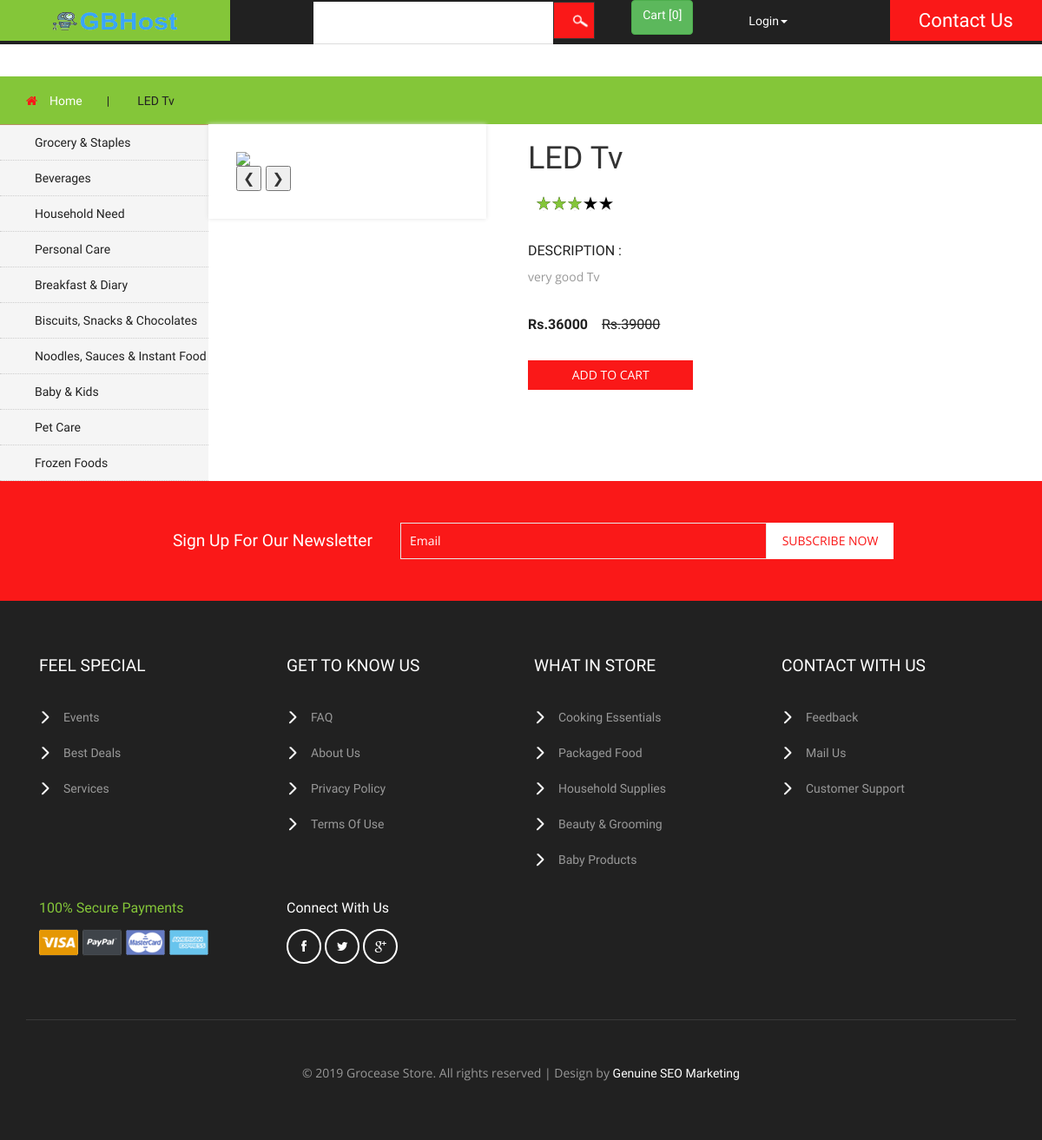
The page /product.php?pid=8 on the database its author committed.
### tables this page shows
CREATE TABLE `product` (
  `p_id` int(30) NOT NULL,
  `b_id` int(30) NOT NULL,
  `pname` varchar(80) NOT NULL,
  `mrp` int(20) NOT NULL,
  `selling_price` int(20) NOT NULL,
  `quantity` int(20) NOT NULL,
  `category` varchar(30) NOT NULL,
  `s_cat_id` int(11) NOT NULL,
  `brand` varchar(20) NOT NULL,
  `pdesc` varchar(500) NOT NULL,
  `img1` varchar(200) DEFAULT NULL,
  `img2` varchar(200) DEFAULT NULL
);

### product.php (the view, shortened to what this page needs)
<?php
require("conn.php");
require('pages/product_adding_deleting.php');
$pid=$_GET['pid'];
$product_fetch = mysqli_query($query, "SELECT * FROM product WHERE p_id = '$pid' ");
$product_result = mysqli_fetch_array($product_fetch);
$pname = $product_result['pname'];
$pdesc=$product_result['pdesc'];
$mrp=$product_result['mrp'];
$sprice=$product_result['selling_price'];
$img1=$product_result['img1'];
?>
<!DOCTYPE html>
<html>
<head>
<link href="css/bootstrap.css" rel="stylesheet" type="text/css" media="all" />
<link href="css/style.css" rel="stylesheet" type="text/css" media="all" />
<link href="css/search.css" rel="stylesheet" type="text/css" media="all" />
<link href="css/font-awesome.css" rel="stylesheet" type="text/css" media="all" />
</head>
<body>
<?php
if(isset($_SESSION['uid']))
{
    $uid=$_SESSION['uid'];
    $uname=$_SESSION['uname'];
	$cart_item_fetch=mysqli_query($query,"select * from cart where uid='$uid'");
	$items=0;
	while($cart_item=mysqli_fetch_array($cart_item_fetch))
	{
	    $cart_quantity=$cart_item['quantity'];
		$items=$items+$cart_quantity;
	}
?>
	<div class="agileits_header">
		<div class="w3l_offers">
		<a href="index.php"><img src="logo.png" alt="Grocease Logo" height="25px" width="150px"></a>
		</div>
				<div class="w3l_search dropdown">
			<form action="pages/search.php" method="post">
				<input type="text" name="product" class="search" id="myInput" onkeyup="filterFunction()" onclick="myFunction()" autocomplete="off" required>
				<input type="submit" value="" name="submit">
			</form>
			        <div id="myDropdown" class="dropdown-content display">
                     </div>
	        </div>
            <a href="cart.php" class="product_list_header btn btn-success" style="min-height:40px;">Cart [<?php echo $items; ?>]</a>
        <div class="w3l_header_right">
			<ul>
				<li class="dropdown profile_details_drop">
					<a href="#" class="dropdown-toggle" data-toggle="dropdown" style="font-size:12px">Hello <?php for($len=0;$len<8;$len++){ echo $uname[$len]; } echo ".."; ?><span class="caret"></span></a>
					<div class="mega-dropdown-menu">
						<div class="w3ls_vegetables">
							<ul class="dropdown-menu drp-mnu">
							    <li><a href="usr_profile.php">My Profile</a></li>
                                <li><a href="my-orders.php">My Orders</a></li>
								<li><a href="submit/logout.php">Logout</a></li>
							</ul>
						</div>
					</div>
				</li>
			</ul>
		</div>
		<div class="w3l_header_right1">
			<h2><a href="mail.php" class"btn btn-sm" role="button">Contact Us</a></h2>
		</div>
		<div class="clearfix"> </div>
	</div>
	<script>
	$(document).ready(function() {
		 var navoffeset=$(".agileits_header").offset().top;
		 $(window).scroll(function(){
			var scrollpos=$(window).scrollTop();
			if(scrollpos >=navoffeset){
				$(".agileits_header").addClass("fixed");
			}else{
				$(".agileits_header").removeClass("fixed");
			}
		 });
	});
	</script>
	<script>
/*When the user clicks on the button,
toggle between hiding and showing the dropdown content */
function myFunction() {
  document.getElementById("myDropdown").classList.toggle("show");
}
function filterFunction() {
  var input, filter, ul, li, a, i;
  input = document.getElementById("myInput");
  filter = input.value.toUpperCase();
  div = document.getElementById("myDropdown");
  a = div.getElementsByTagName("a");
  for (i = 0; i < a.length; i++) {
    txtValue = a[i].textContent || a[i].innerText;
    if (txtValue.toUpperCase().indexOf(filter) > -1) {
      a[i].style.display = "";
    } else {
      a[i].style.display = "none";
    }
  }
}
</script>
	<div class="logo_products">
		<div class="container">
			<div class="w3ls_logo_products_left">
			</div>
			<div class="w3ls_logo_products_left1">
			</div>
		</div>
	</div>
	<script>
$(document).ready(function(){
    $(".dropdown").hover(
        function() {
            $('.dropdown-menu', this).stop( true, true ).slideDown("fast");
            $(this).toggleClass('open');
        },
        function() {
            $('.dropdown-menu', this).stop( true, true ).slideUp("fast");
            $(this).toggleClass('open');
        }
    );
});
</script>
<?php
}
else
{
?>
<div class="agileits_header">
		<div class="w3l_offers">
		<a href="index.php"><img src="logo.png" alt="Grocease Logo" height="25px" width="150px"></a>
		</div>
		<div class="w3l_search dropdown">
			<form action="pages/search.php" method="post">
				<input type="text" name="product" class="search" id="myInput" onkeyup="filterFunction()" onclick="myFunction()" autocomplete="off" required>
				<input type="submit" value="" name="submit">
			</form>
	        </div>
		<a href="cart.php" class="product_list_header btn btn-success" style="min-height:40px;">Cart [0]</a>
		<div class="w3l_header_right">
			<ul>
				<li class="dropdown profile_details_drop">
					<a href="#" class="dropdown-toggle" data-toggle="dropdown">Login<span class="caret"></span></a>
				</li>
			</ul>
		</div>
		<div class="w3l_header_right1">
			<h2><a href="mail.php" class"btn btn-sm" role="button">Contact Us</a></h2>
		</div>
	</div>
	 <div class="logo_products">
		<div class="container">
		</div>
	</div>
    <?php
}
	?>
	<div class="products-breadcrumb">
		<div class="container">
			<ul>
			  <li><i class="fa fa-home" aria-hidden="true"></i><a href="index.php">Home</a><span>|</span></li>
				<li><?php echo $pname; ?></li>
			</ul>
		</div>
	</div>
<div class="banner">
		<div class="w3l_banner_nav_left">
			<nav class="navbar nav_bottom">
				<div class="collapse navbar-collapse" id="bs-megadropdown-tabs">
				<form action="category.php" method="get">
					<ul class="nav navbar-nav nav_1">
						<li><a href="category.php?category=Grocery+%26+Staples">Grocery & Staples</a></li>
						<li><a href="category.php?category=Beverages">Beverages</a></li>
						<li><a href="category.php?category=Household+Need">Household Need</a></li>
						<li><a href="category.php?category=Personal+Care">Personal Care</a></li>
						<li><a href="category.php?category=Breakfast+%26+Diary">Breakfast & Diary</a></li>
						<li><a href="category.php?category=Biscuits, Snacks+%26+Chocolates">Biscuits, Snacks & Chocolates</a></li>
						<li><a href="category.php?category=Noodles, Sauces+%26+Instant Food">Noodles, Sauces & Instant Food</a></li>
						<li><a href="category.php?category=Baby+%26+Kids">Baby & Kids</a></li>
						<li><a href="category.php?category=Pet+Care">Pet Care</a></li>
						<li><a href="category.php?category=Frozen+Foods">Frozen Foods</a></li>
					</ul>
					</form>
				 </div>
		  </nav>
		</div>
		<div class="w3l_banner_nav_right">
			<div>
				<div class="col-md-4 agileinfo_single_left">
				<img class="mySlides img-responsive" src="product_image/<?php echo $pid?>/<?php echo $img1;?>">
                <button class="w3-button w3-display-left" onclick="plusDivs(-1)">&#10094;</button>
                <button class="w3-button w3-display-right" onclick="plusDivs(+1)">&#10095;</button>
				</div>
				<div class="col-md-8 agileinfo_single_right">
				  <h1 style="margin-top: 20px;"><?php echo $pname; ?></h1></br>
					<div class="rating1">
						<span class="starRating">
							<label for="rating5">5</label>
							<label for="rating4">4</label>
							<label for="rating3">3</label>
							<label for="rating2">2</label>
							<label for="rating1">1</label>
					  </span>
				  </div>
					<div class="w3agile_description" style="word-break: break-all;">
						<h4>Description :</h4>
						<p><?php echo $pdesc; ?></p>
					</div>
					<div class="snipcart-item block">
						<div class="snipcart-thumb agileinfo_single_right_snipcart">
							<h4>Rs.<?php echo $sprice; ?><span>Rs.<?php echo $mrp; ?></span></h4>
						</div>
						<div class="snipcart-details agileinfo_single_right_details">
						  <form action="" method="post">
							<fieldset>
								<?php										if($product_result['quantity']<1)
								{
								?>
									<input type="button" style="background-color:black;" name="add_to_cart" value="Out of Stock" class="button" />
								<?php
								}
								else
								{
													    $pid=$product_result['p_id'];
													    $cart_product_plus_minus_fetch=mysqli_query($query,"select * from cart where uid='$uid' and p_id='$pid'");
                                                    	$cart_product_plus_minus_result=mysqli_fetch_array($cart_product_plus_minus_fetch);
													    if($cart_product_plus_minus_result['quantity']!=null  && isset($_SESSION['uid']))
													    {
													?>
													        <input type="hidden" name="pid" value="<?php echo $product_result['p_id']; ?>" />
												            <input type="hidden" name="quantity" value="1" />
													        <input type="hidden" name="cart_quantity_minus" value="<?php echo $cart_product_plus_minus_result['quantity']; ?>" />
													       <div class="center">
													        <div class="input-group">
                                                                <span class="input-group-btn">
                                                                 <button type="submit" name="reduce_one_from_cart" class="btn btn-danger btn-number"  data-type="minus" data-field="quant[2]">
                                                                 <span class="glyphicon glyphicon-minus"></span>
                                                                 </button>
                                                                </span>
                                                                  <?php echo $cart_product_plus_minus_result['quantity']; ?>
                                                                  <span class="input-group-btn">
                                                                 <button type="submit" name="add_to_cart" class="btn btn-success btn-number" data-type="plus" data-field="quant[2]">
                                                                     <span class="glyphicon glyphicon-plus"></span>
                                                                     </button>
                                                                     </span>
                                                                    </div>
	                                                                <p></p>
                                                                    </div>
													<?php
													    }
													    else
													    {
													 ?>
													        <input type="submit" name="add_to_cart" value="Add to cart" class="button" />
													  <?php
													    }
									}
							        ?>
							  </fieldset>
							</form>
						</div>
					</div>
			  </div>
				<div class="clearfix"> </div>
			</div>
		</div>
		<div class="clearfix"></div>
	</div>
<?php
	require('pages/footer.php');
?>
</body>
</html>

### css/search.css (style rules this page uses)
#myInput { border-box: box-sizing; background-image: url('searchicon.png'); background-position: 14px 12px; background-repeat: no-repeat; font-size: 16px; padding: 14px 20px 12px 45px; border: none; border-bottom: 1px solid #ddd; }
.dropdown { position: relative; display: inline-block; }

### rows shown on the page
product: pname "LED Tv", pdesc "very good Tv", selling_price "36000", mrp "39000"
